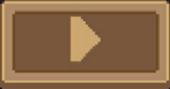
#> input picture resources/start/begin.png, 170 x 89 px
$ python flip.py
#> lines starting #> are read from the running program, lines starting #| are printed output that depends on the picture
import os
import cv2

def flip_bmp(input_path, output_path):
#> called with input_path = 'resources/start/begin.png', output_path = 'resources/start/flip_begin.png'
    image = cv2.imread(input_path)
#> image is the input picture: shape (89, 170, 3); mean B, G, R 75, 109.1, 143.5
    image = cv2.flip(image, 1)
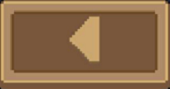
#> image: shape (89, 170, 3); mean B, G, R 75, 109.1, 143.5
    cv2.imwrite(output_path, image)

flip_bmp("resources/start/begin.png", "resources/start/flip_begin.png")


# [7 lines of commented-out code are left out]
